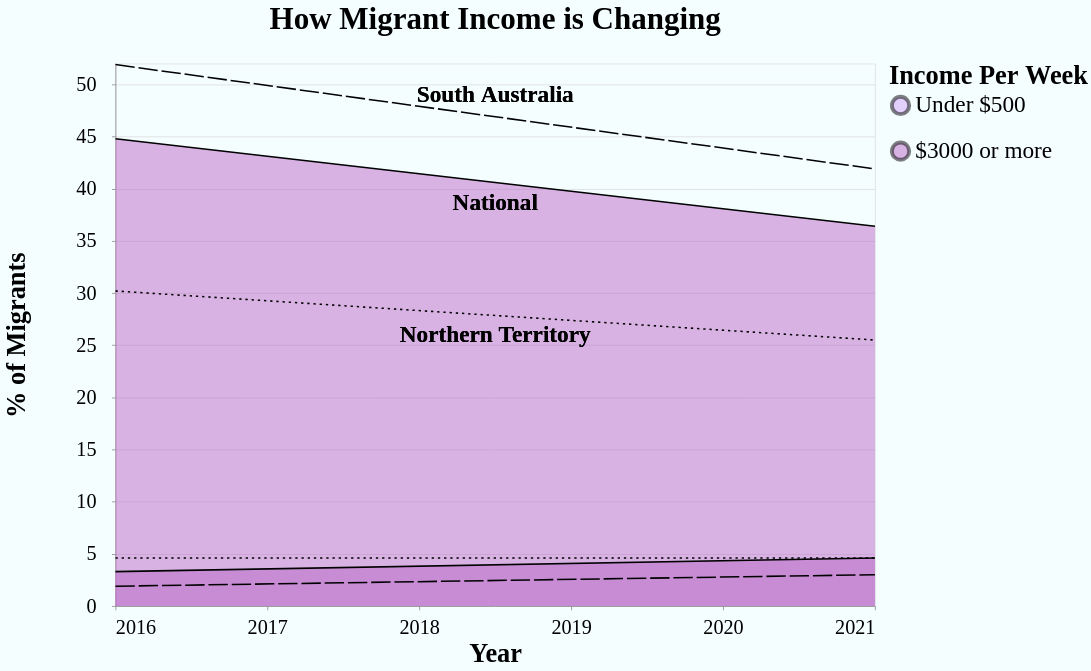

Here is the Vega-Lite specification saved for this chart:
### Vega-Lite specification from a JSON file in a GitHub repository (floating-point values rounded to 4 significant figures)
{"$schema": "https://vega.github.io/schema/vega-lite/v5.json", "title": {"text": "How Migrant Income is Changing", "font": "Dubai", "dy": -30, "fontSize": 40}, "background": "#f5feff", "width": 980, "height": 700, "data": {"values": [{"Code": 4, "Label": "South Australia", "Year": 2016, "Under $500 per week": 51.9, "$3000 or more per week (%)": 1.9, "Category": "Under $500"}, {"Code": 4, "Label": "South Australia", "Year": 2021, "Under $500 per week": 41.9, "$3000 or more per week (%)": 3.0, "Category": "Under $500"}, {"Code": 7, "Label": "Northern Territory", "Year": 2016, "Under $500 per week": 30.2, "$3000 or more per week (%)": 4.6, "Category": "Under $500"}, {"Code": 7, "Label": "Northern Territory", "Year": 2021, "Under $500 per week": 25.5, "$3000 or more per week (%)": 4.6, "Category": "Under $500"}, {"Code": 8, "Label": "National", "Year": 2016, "Under $500 per week": 44.8, "$3000 or more per week (%)": 3.3, "Category": "$3000 or more"}, {"Code": 8, "Label": "National", "Year": 2021, "Under $500 per week": 36.4, "$3000 or more per week (%)": 4.6, "Category": "$3000 or more"}]}, "layer": [{"mark": {"type": "area", "opacity": 0.5}, "transform": [{"filter": "datum.Label == 'National'"}], "encoding": {"x": {"field": "Year", "type": "quantitative", "axis": {"title": "Year", "labelFont": "Dubai", "labelFontSize": 26, "titleFont": "Dubai", "titleFontSize": 34, "ticks": true, "tickCount": 4, "labelPadding": 10, "grid": false, "format": "d"}}, "y": {"field": "Under $500 per week", "type": "quantitative", "scale": {"domain": [0, 52]}, "axis": {"title": "% of Migrants", "labelFont": "Dubai", "labelFontSize": 26, "titleFont": "Dubai", "titleFontSize": 34, "labelPadding": 20, "tickMinStep": 5, "titleX": -110}}, "color": {"field": "Category", "scale": {"domain": ["Under $500", "$3000 or more"], "range": ["#CF9FFA", "#BA68C8"]}, "legend": {"title": "Income Per Week", "labelFontSize": 30, "titleFontSize": 34, "titleFont": "Dubai", "labelFont": "Dubai", "labelLimit": 1000, "rowPadding": 15, "titleLimit": 1000, "symbolStrokeColor": "black", "symbolStrokeWidth": 5, "symbolSize": 500}}, "tooltip": [{"field": "Label", "title": "State"}, {"field": "Year", "title": "Year"}, {"field": "Under $500 per week", "title": "Under $500 (%)"}]}}, {"mark": {"type": "line", "stroke": "black", "strokeDash": [3, 5]}, "transform": [{"filter": "datum.Label == 'Northern Territory'"}], "encoding": {"x": {"field": "Year", "type": "quantitative"}, "y": {"field": "Under $500 per week", "type": "quantitative", "scale": {"domain": [0, 52]}}}}, {"mark": {"type": "area", "opacity": 0.5}, "transform": [{"filter": "datum.Label == 'National'"}], "encoding": {"x": {"field": "Year", "type": "quantitative"}, "y": {"field": "$3000 or more per week (%)", "type": "quantitative", "scale": {"domain": [0, 52]}}, "color": {"value": "#BA68C8"}, "tooltip": [{"field": "Label", "title": "State"}, {"field": "Year", "title": "Year"}, {"field": "$3000 or more per week (%)", "title": "Migrants on $3000+ (%)"}]}}, {"mark": {"type": "line", "stroke": "black", "strokeDash": [0, 0]}, "transform": [{"filter": "datum.Label == 'National'"}], "encoding": {"x": {"field": "Year", "type": "quantitative"}, "y": {"field": "Under $500 per week", "type": "quantitative", "scale": {"domain": [0, 52]}}}}, {"mark": {"type": "line", "stroke": "black", "strokeDash": [0, 0]}, "transform": [{"filter": "datum.Label == 'National'"}], "encoding": {"x": {"field": "Year", "type": "quantitative"}, "y": {"field": "$3000 or more per week (%)", "type": "quantitative", "scale": {"domain": [0, 52]}}}}, {"mark": {"type": "line", "stroke": "black", "strokeDash": [25, 5]}, "transform": [{"filter": "datum.Label == 'South Australia'"}], "encoding": {"x": {"field": "Year", "type": "quantitative"}, "y": {"field": "Under $500 per week", "type": "quantitative", "scale": {"domain": [0, 52]}}}}, {"mark": {"type": "line", "stroke": "black", "strokeDash": [25, 5]}, "transform": [{"filter": "datum.Label == 'South Australia'"}], "encoding": {"x": {"field": "Year", "type": "quantitative"}, "y": {"field": "$3000 or more per week (%)", "type": "quantitative", "scale": {"domain": [0, 52]}}}}, {"mark": {"type": "line", "stroke": "black", "strokeDash": [3, 5]}, "transform": [{"filter": "datum.Label == 'Northern Territory'"}], "encoding": {"x": {"field": "Year", "type": "quantitative"}, "y": {"field": "$3000 or more per week (%)", "type": "quantitative", "scale": {"domain": [0, 52]}}}}, {"mark": {"type": "text", "font": "Dubai", "fontSize": 30, "fontWeight": "bold", "dy": -310}, "transform": [{"filter": "datum.Label == 'South Australia'"}], "encoding": {"text": {"field": "Label"}, "color": {"condition": {"test": "datum.Label == 'South Australia'", "value": "black"}, "value": "black"}}}, {"mark": {"type": "text", "font": "Dubai", "fontSize": 30, "fontWeight": "bold", "dy": -170}, "transform": [{"filter": "datum.Label == 'National'"}], "encoding": {"text": {"field": "Label"}, "color": {"condition": {"test": "datum.Label == 'National'", "value": "black"}, "value": "black"}}}, {"mark": {"type": "text", "font": "Dubai", "fontSize": 30, "fontWeight": "bold", "dy": 0}, "transform": [{"filter": "datum.Label == 'Northern Territory'"}], "encoding": {"text": {"field": "Label"}, "color": {"condition": {"test": "datum.Label == 'National'", "value": "black"}, "value": "black"}}}]}
